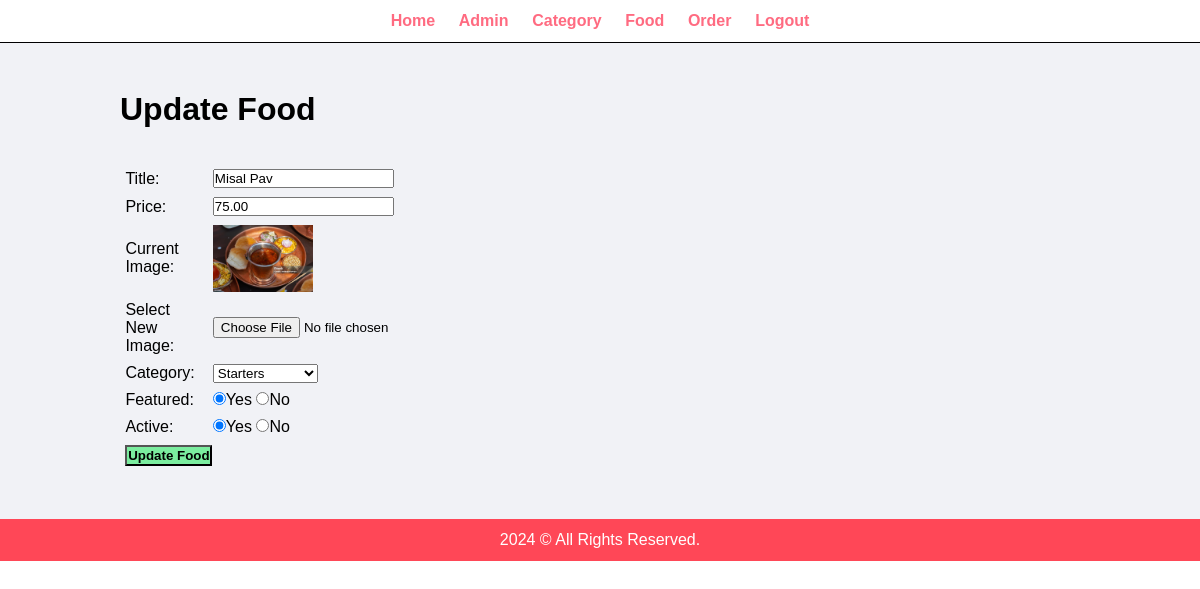
Page /admin/update-food.php?id=1&image_name=Food_Name_647.jpg (signed in) on the committed database.
### tables this page shows
CREATE TABLE `tbl_food` (
  `id` int(10) UNSIGNED NOT NULL,
  `title` varchar(100) NOT NULL,
  `price` decimal(10,2) NOT NULL,
  `image_name` varchar(255) NOT NULL,
  `category_id` int(10) UNSIGNED NOT NULL,
  `featured` varchar(10) NOT NULL,
  `active` varchar(10) NOT NULL
);

CREATE TABLE `tbl_category` (
  `id` int(10) UNSIGNED NOT NULL,
  `title` varchar(100) NOT NULL,
  `image_name` varchar(255) NOT NULL,
  `featured` varchar(10) NOT NULL,
  `active` varchar(10) NOT NULL
);

### admin/update-food.php (the view, shortened to what this page needs)
<?php include('partials/menu.php');?>
<?php
    if(isset($_GET['id']))
    {
        $id = $_GET['id'];
        $sql2 = "SELECT * FROM tbl_food WHERE id=$id";
        $res2 = mysqli_query($conn,$sql2);
        $count = mysqli_num_rows($res2);
        $row2 = mysqli_fetch_assoc($res2);
        if($count==1)
        {
            $title = $row2['title'];
            $price = $row2['price'];
            $current_image = $row2['image_name'];
            $current_category = $row2['category_id'];
            $featured = $row2['featured'];
            $active = $row2['active'];
        }
        else
        {
            $_SESSION['no-category-found'] = "<div class='error'>Category not Found.</div>";
            header('location:'.SITEURL.'admin/manage-food.php');
        }
    }
    else
    {
        header('location:'.SITEURL.'admin/manage-food.php');
    }
?>
<div class="main-content">
    <div class="wrapper">
        <h1>Update Food</h1>
        <br><br>
        <form action="" method="POST" enctype="multipart/form-data">
            <table class="tbl-30">
                <tr>
                    <td>Title: </td>
                    <td>
                        <input type="text" name="title" value="<?php echo $title;?>">
                    </td>
                </tr>
                <tr>
                    <td>Price:</td>
                    <td>
                        <input type="number" name="price" value="<?php echo $price;?>">
                    </td>
                </tr>
                <tr>
                    <td>Current Image: </td>
                    <td>
                        <?php
                           if($current_image != "")
                           {
                                ?>
                                    <img src="<?php echo SITEURL;?>images/food/<?php echo $current_image;?>"  width="100px">
                                <?php
                           }
                           else
                           {
                                echo "<div class='error'>Image not Available.</div>";
                           }
                        ?>
                    </td>
                </tr>
                <tr>
                    <td>Select New Image:</td>
                    <td>
                        <input type="file" name="image">
                    </td>
                </tr>
                <tr>
                    <td>Category:</td>
                    <td>
                        <select name="category">
                        <?php
                            $sql = "SELECT * FROM tbl_category WHERE active='Yes'";
                            $res = mysqli_query($conn,$sql);
                            $count = mysqli_num_rows($res);
                            if($count>0)
                            {
                                while($row=mysqli_fetch_assoc($res))
                                {
                                    $category_id = $row['id'];
                                    $category_title = $row['title'];
                                    ?>
                                        <option <?php if($current_category==$category_id){echo "selected";}?>  value="<?php echo $category_id;?> "><?php echo $category_title;?></option>
                                    <?php
                                }
                            }
                            else
                            {
                                ?>
                                    <option value="0">No Category Found.</option>
                                <?php
                            }
                        ?>
                        </select>
                    </td>
                </tr>
                <tr>
                    <td>Featured: </td>
                    <td>
                        <input <?php if($featured=="Yes"){echo "checked";}?> type="radio" name="featured" value="Yes">Yes
                        <input <?php if($featured=="No"){echo "checked";}?> type="radio" name="featured" value="No">No
                    </td>
                </tr>
                <tr>
                    <td>Active: </td>
                    <td>
                        <input <?php if($active=="Yes"){echo "checked";}?> type="radio" name="active" value="Yes">Yes
                        <input <?php if($active=="No"){echo "checked";}?> type="radio" name="active" value="No">No
                    </td>
                </tr>
                <tr>
                    <td>
                        <input type="submit" name="submit" value="Update Food" class="btn-secondary">
                    </td>
                </tr>
            </table>
        </form>
    </div>
</div>
<?php include('partials/footer.php');?>

### css/admin.css (style rules this page uses)
* { margin: 0; padding: 0; font-family: Arial, Helvetica, sans-serif; }
.wrapper { padding: 1%; width: 80%; margin: 0 auto; }
.tbl-30 { width: 30%; }
table tr td { padding: 1%; margin: 2% }
.btn-secondary { background-color: #7bed9f; padding: 1%; color: black; text-decoration: none; font-weight: bold; }
.main-content { background-color: #f1f2f6; padding: 3% 0; }

### rows in the picture
tbl_food: title "Misal Pav", price "75.00", image_name (picture), category "Starters", featured "☑", active "☑"
